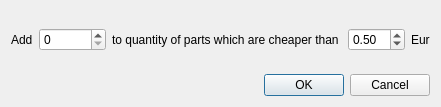
<?xml version="1.0" encoding="UTF-8"?>
<ui version="4.0">
 <class>Dialog</class>
 <widget class="QDialog" name="Dialog">
  <property name="geometry">
   <rect>
    <x>0</x>
    <y>0</y>
    <width>387</width>
    <height>107</height>
   </rect>
  </property>
  <property name="windowTitle">
   <string>Add number to quantity of parts</string>
  </property>
  <layout class="QGridLayout" name="gridLayout">
   <item row="0" column="0">
    <layout class="QHBoxLayout" name="horizontalLayout">
     <item>
      <widget class="QLabel" name="label">
       <property name="text">
        <string>Add</string>
       </property>
      </widget>
     </item>
     <item>
      <widget class="QSpinBox" name="spnQty">
       <property name="maximum">
        <number>100000</number>
       </property>
      </widget>
     </item>
     <item>
      <widget class="QLabel" name="label_2">
       <property name="text">
        <string>to quantity of parts which are cheaper than </string>
       </property>
      </widget>
     </item>
     <item>
      <widget class="QDoubleSpinBox" name="spnPrice">
       <property name="minimum">
        <double>0.010000000000000</double>
       </property>
       <property name="value">
        <double>0.500000000000000</double>
       </property>
      </widget>
     </item>
     <item>
      <widget class="QLabel" name="label_3">
       <property name="text">
        <string>Eur</string>
       </property>
      </widget>
     </item>
    </layout>
   </item>
   <item row="1" column="0">
    <widget class="QDialogButtonBox" name="buttonBox">
     <property name="orientation">
      <enum>Qt::Horizontal</enum>
     </property>
     <property name="standardButtons">
      <set>QDialogButtonBox::Cancel|QDialogButtonBox::Ok</set>
     </property>
    </widget>
   </item>
  </layout>
 </widget>
 <resources/>
 <connections>
  <connection>
   <sender>buttonBox</sender>
   <signal>accepted()</signal>
   <receiver>Dialog</receiver>
   <slot>accept()</slot>
   <hints>
    <hint type="sourcelabel">
     <x>248</x>
     <y>254</y>
    </hint>
    <hint type="destinationlabel">
     <x>157</x>
     <y>274</y>
    </hint>
   </hints>
  </connection>
  <connection>
   <sender>buttonBox</sender>
   <signal>rejected()</signal>
   <receiver>Dialog</receiver>
   <slot>reject()</slot>
   <hints>
    <hint type="sourcelabel">
     <x>316</x>
     <y>260</y>
    </hint>
    <hint type="destinationlabel">
     <x>286</x>
     <y>274</y>
    </hint>
   </hints>
  </connection>
 </connections>
</ui>
